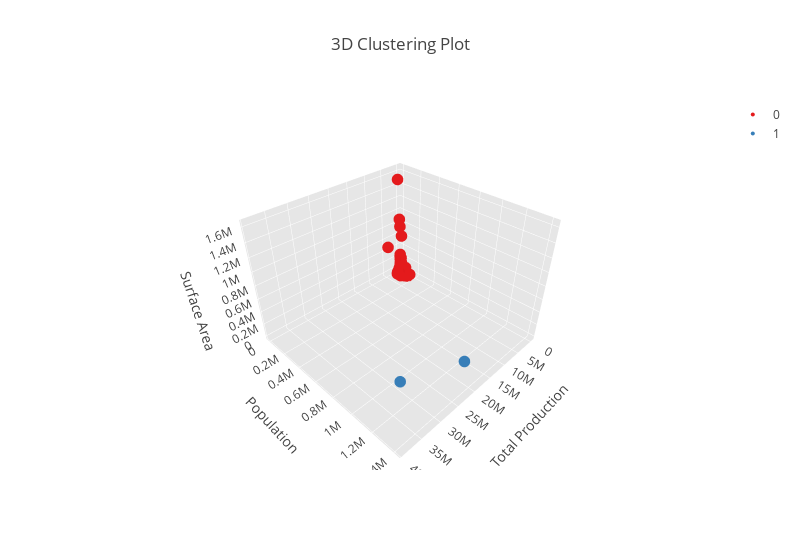

Source (notebook cell):
### Code cell
Plot3dClustering(n=2, X=X , type_c='kmeans')

### Figure 1 — Plotly figure (JSON) as saved in the notebook; plotly's stock layout.template omitted (floating-point values rounded to 4 significant figures; data arrays with more than 128 entries replaced by an {"elided": "..."} marker saying what was removed)
{"data": [{"marker": {"color": "rgb(228,26,28)", "line": {"width": 0}, "size": 4}, "mode": "markers", "name": 0, "type": "scatter3d", "x": {"elided": "172 float values"}, "y": {"elided": "172 float values"}, "z": {"elided": "172 float values"}}, {"alphahull": 7, "color": "rgb(228,26,28)", "name": "y", "opacity": 0.1, "type": "mesh3d", "x": {"elided": "172 float values"}, "y": {"elided": "172 float values"}, "z": {"elided": "172 float values"}}, {"marker": {"color": "rgb(55,126,184)", "line": {"width": 0}, "size": 4}, "mode": "markers", "name": 1, "type": "scatter3d", "x": [39000000.0, 19900000.0], "y": [1410000.0, 1339000.0], "z": [938800.0, 297300.0]}, {"alphahull": 7, "color": "rgb(55,126,184)", "name": "y", "opacity": 0.1, "type": "mesh3d", "x": [39000000.0, 19900000.0], "y": [1410000.0, 1339000.0], "z": [938800.0, 297300.0]}], "layout": {"autosize": false, "height": 550, "scene": {"aspectmode": "manual", "aspectratio": {"x": 1, "y": 1, "z": 0.7}, "xaxis": {"backgroundcolor": "rgb(230, 230,230)", "gridcolor": "rgb(255, 255, 255)", "showbackground": true, "title": "Total Production", "zerolinecolor": "rgb(255, 255, 255)"}, "yaxis": {"backgroundcolor": "rgb(230, 230,230)", "gridcolor": "rgb(255, 255, 255)", "showbackground": true, "title": "Population", "zerolinecolor": "rgb(255, 255, 255)"}, "zaxis": {"backgroundcolor": "rgb(230, 230,230)", "gridcolor": "rgb(255, 255, 255)", "showbackground": true, "title": "Surface Area", "zerolinecolor": "rgb(255, 255, 255)"}}, "title": "3D Clustering Plot", "width": 800}}
